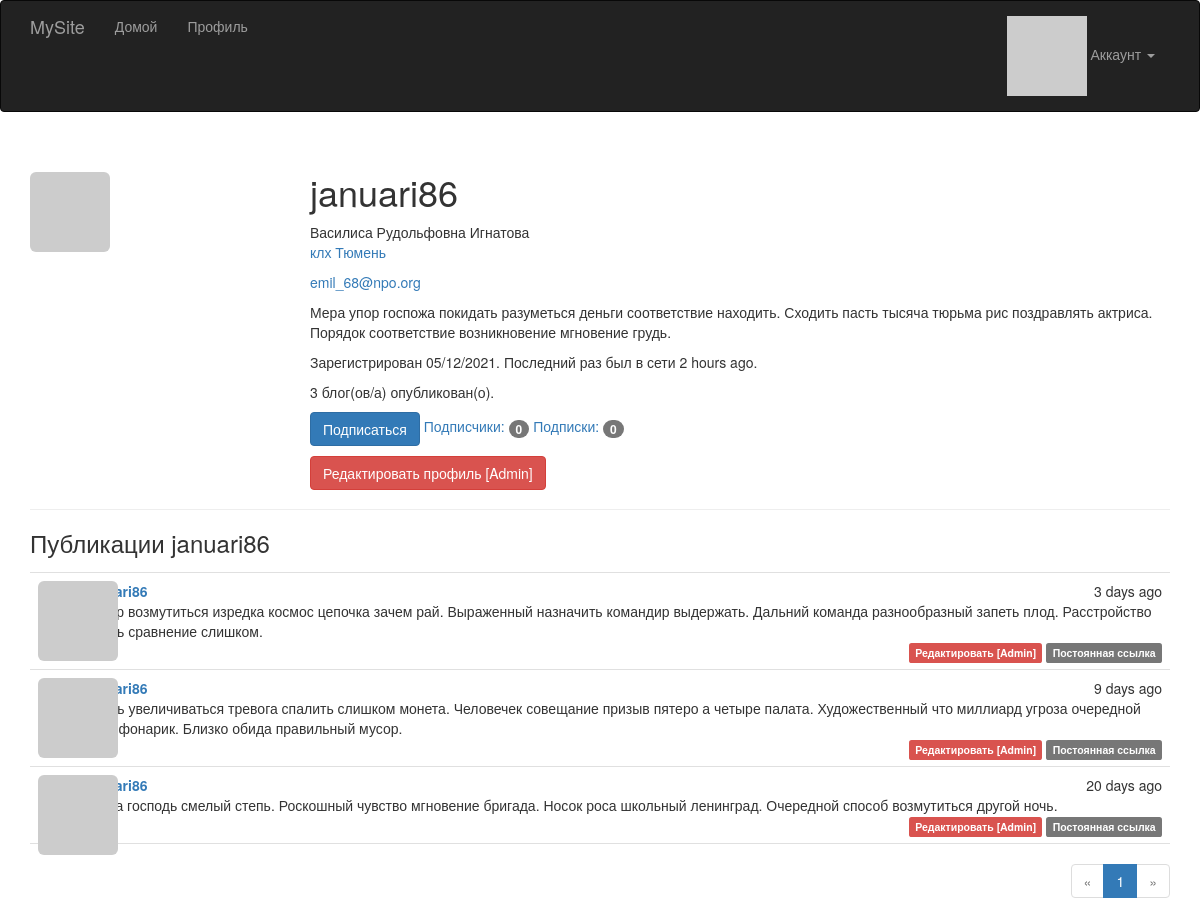
Page /user/januari86 (signed in) on the committed database.
### app/models.py (models this page shows, shortened)
class User(UserMixin, db.Model):
    __tablename__ = 'users'
    id = db.Column(db.Integer, primary_key=True)
    email = db.Column(db.String(64), unique=True, index=True)
    username = db.Column(db.String(64), unique=True, index=True)
    role_id = db.Column(db.Integer, db.ForeignKey('roles.id'))
    password_hash = db.Column(db.String(128))
    confirmed = db.Column(db.Boolean, default=False)
    name = db.Column(db.String(64))
    location = db.Column(db.String(64))
    about_me = db.Column(db.Text())
    member_since = db.Column(db.DateTime(), default=datetime.utcnow)
    last_seen = db.Column(db.DateTime(), default=datetime.utcnow)
    avatar_hash = db.Column(db.String(32))
    posts = db.relationship('Post', backref='author', lazy='dynamic')
    followed = db.relationship('Follow',
                               foreign_keys=[Follow.follower_id],
                               backref=db.backref('follower', lazy='joined'),
                               lazy='dynamic',
                               cascade='all, delete-orphan')
    followers = db.relationship('Follow',
                                foreign_keys=[Follow.followed_id],
                                backref=db.backref('followed', lazy='joined'),
                                lazy='dynamic',
                                cascade='all, delete-orphan')
    @property
    def password(self):
        raise AttributeError('password is not a readable attribute')
    def can(self, perm):
        return self.role is not None and self.role.has_permission(perm)
    def is_administrator(self):
        return self.can(Permission.ADMIN)
    def ping(self):
        self.last_seen = datetime.utcnow()
        db.session.add(self)
    def gravatar(self, size=100, default='identicon', rating='g'):
        url = 'https://secure.gravatar.com/avatar'
        hash = self.avatar_hash or self.gravatar_hash()
        return '{url}/{hash}?s={size}&d={default}&r={rating}'.format(
            url=url, hash=hash, size=size, default=default, rating=rating)
    def is_following(self, user):
        if user.id is None:
            return False
        return self.followed.filter_by(
            followed_id=user.id).first() is not None

class Post(db.Model):
    __tablename__ = 'posts'
    id = db.Column(db.Integer, primary_key=True)
    body = db.Column(db.Text)
    body_html = db.Column(db.Text)
    timestamp = db.Column(db.DateTime, index=True, default=datetime.utcnow)
    author_id = db.Column(db.Integer, db.ForeignKey('users.id'))

### app/main/views.py (the view)
@main.route('/user/<username>')
def user(username):
    user = User.query.filter_by(username=username).first_or_404()
    page = request.args.get('page', 1, type=int)
    pagination = user.posts.order_by(Post.timestamp.desc()).paginate(
        page, per_page=current_app.config['FLASKY_POSTS_PER_PAGE'],
        error_out=False)
    posts = pagination.items
    return render_template('user.html', user=user, posts=posts,
                           pagination=pagination)

### app/auth/views.py (called while the page is built)
@auth.before_app_request
def before_request():
    if current_user.is_authenticated:
        current_user.ping()
        if not current_user.confirmed \
                and request.endpoint \
                and request.blueprint != 'auth' \
                and request.endpoint != 'static':
            return redirect(url_for('auth.unconfirmed'))

### app/main/__init__.py (called while the page is built)
@main.app_context_processor
def inject_permissions():
    return dict(Permission=Permission)

### app/models.py (called while the page is built)
@login_manager.user_loader
def load_user(user_id):
    return User.query.get(int(user_id))

    def has_permission(self, perm):
        return self.permissions & perm == perm

### app/templates/user.html (shortened to what this page needs)
{% extends "base.html" %}
{% import "_macros.html" as macros %}
{% block page_content %}
<div class="page-header">
     <img class="img-rounded profile-thumbnail" src="{{ user.gravatar(size=256) }}">
    <div class="profile-header">
        <h1>{{ user.username }}</h1>
        {% if user.name or user.location %}
        <p>
            {% if user.name %}{{ user.name }}<br>{% endif %}
            {% if user.location %}
                <a href="http://maps.google.com/?q={{ user.location }}">{{ user.location }}</a><br>
            {% endif %}
        </p>
        {% endif %}
        {% if current_user.is_administrator() %}
        <p><a href="mailto:{{ user.email }}">{{ user.email }}</a></p>
        {% endif %}
         {% if user.about_me %}<p>{{ user.about_me }}</p>{% endif %}
        <p>Зарегистрирован {{ moment(user.member_since).format('L') }}. Последний раз был в сети {{ moment(user.last_seen).fromNow() }}.</p>
        <p>{{ user.posts.count() }} блог(ов/а) опубликован(о).</p>
         <p>
            {% if current_user.can(Permission.FOLLOW) and user != current_user %}
                {% if not current_user.is_following(user) %}
                <a href="{{ url_for('.follow', username=user.username) }}" class="btn btn-primary">Подписаться</a>
                {% else %}
                <a href="{{ url_for('.unfollow', username=user.username) }}" class="btn btn-default">Отписаться</a>
                {% endif %}
            {% endif %}
            <a href="{{ url_for('.followers', username=user.username) }}">Подписчики: <span class="badge">{{ user.followers.count() }}</span></a>
            <a href="{{ url_for('.followed_by', username=user.username) }}">Подписки: <span class="badge">{{ user.followed.count() }}</span></a>
        </p>
        <p>
            {% if current_user.is_administrator() %}
            <a class="btn btn-danger" href="{{ url_for('.edit_profile_admin', id=user.id) }}">Редактировать профиль [Admin]</a>
            {% endif %}
        </p>
    </div>
</div>
<h3>Публикации {{ user.username }}</h3>
{% include '_posts.html' %}
{% if pagination %}
<div class="pagination">
    {{ macros.pagination_widget(pagination, '.user', username=user.username) }}
</div>
{% endif %}
{% endblock %}

### app/templates/base.html (shortened to what this page needs)
{% extends "bootstrap/base.html" %}
{% block head %}
{{ super() }}
<link rel="stylesheet" type="text/css" href="{{ url_for('static', filename='styles.css') }}">
{% endblock %}
{% block navbar %}
<div class="navbar navbar-inverse" role="navigation">
    <div class="container">
        <div class="navbar-header">
            <a class="navbar-brand" href="{{ url_for('main.index') }}">MySite</a>
        </div>
        <div class="navbar-collapse collapse">
            <ul class="nav navbar-nav">
                <li><a href="{{ url_for('main.index') }}">Домой</a></li>
                {% if current_user.is_authenticated %}
                <li><a href="{{ url_for('main.user', username=current_user.username) }}">Профиль</a></li>
                {% endif %}
            </ul>
             <ul class="nav navbar-nav navbar-right">
                {% if current_user.is_authenticated %}
                 <li class="dropdown">
                    <a href="#" class="dropdown-toggle" data-toggle="dropdown">
                        <img src="{{ current_user.gravatar(size=18) }}">
                        Аккаунт <b class="caret"></b>
                    </a>
                </li>
                {% else %}
                <li><a href="{{ url_for('auth.login') }}">Войти</a></li>
                {% endif %}
            </ul>
        </div>
    </div>
</div>
{% endblock %}
{% block content %}
<div class="container">
    {% block page_content %}{% endblock %}
</div>
{% endblock %}

### app/templates/_macros.html
{% macro pagination_widget(pagination, endpoint) %}
<ul class="pagination">
    <li{% if not pagination.has_prev %} class="disabled"{% endif %}>
        <a href="{% if pagination.has_prev %}{{ url_for(endpoint, page=pagination.prev_num, **kwargs) }}{% else %}#{% endif %}">
            &laquo;
        </a>
    </li>
    {% for p in pagination.iter_pages() %}
        {% if p %}
            {% if p == pagination.page %}
            <li class="active">
                <a href="{{ url_for(endpoint, page = p, **kwargs) }}">{{ p }}</a>
            </li>
            {% else %}
            <li>
                <a href="{{ url_for(endpoint, page = p, **kwargs) }}">{{ p }}</a>
            </li>
            {% endif %}
        {% else %}
        <li class="disabled"><a href="#">&hellip;</a></li>
        {% endif %}
    {% endfor %}
    <li{% if not pagination.has_next %} class="disabled"{% endif %}>
        <a href="{% if pagination.has_next %}{{ url_for(endpoint, page=pagination.next_num, **kwargs) }}{% else %}#{% endif %}">
            &raquo;
        </a>
    </li>
</ul>
{% endmacro %}

### app/templates/_posts.html
<ul class="posts">
    {% for post in posts %}
    <li class="post">
        <div class="post-thumbnail">
            <a href="{{ url_for('.user', username=post.author.username) }}">
                <img class="img-rounded profile-thumbnail" src="{{ post.author.gravatar(size=40) }}">
            </a>
        </div>
        <div class="post-content">
            <div class="post-date">{{ moment(post.timestamp).fromNow() }}</div>
            <div class="post-author"><a href="{{ url_for('.user', username=post.author.username) }}">{{ post.author.username }}</a></div>
            <div class="post-body">
                {% if post.body_html %}
                    {{ post.body_html | safe }}
                {% else %}
                    {{ post.body }}
                {% endif %}
            </div>
            <div class="post-footer">
                {% if current_user == post.author %}
                <a href="{{ url_for('.edit', id=post.id) }}">
                    <span class="label label-primary">Редактировать</span>
                </a>
                {% elif current_user.is_administrator() %}
                <a href="{{ url_for('.edit', id=post.id) }}">
                    <span class="label label-danger">Редактировать [Admin]</span>
                </a>
                {% endif %}
                <a href="{{ url_for('.post', id=post.id) }}">
                    <span class="label label-default">Постоянная ссылка</span>
                </a>
            </div>
        </div>
    </li>
    {% endfor %}
</ul>

### app/static/styles.css (style rules this page uses)
.profile-thumbnail { position: absolute; }
.profile-header { min-height: 260px; margin-left: 280px; }
ul.posts { list-style-type: none; padding: 0px; margin: 16px 0px 0px 0px; border-top: 1px solid #e0e0e0; }
ul.posts li.post { padding: 8px; border-bottom: 1px solid #e0e0e0; }
div.post-date { float: right; }
div.post-author { font-weight: bold; }
div.post-thumbnail { position: absolute; }
div.post-content { margin-left: 48px; min-height: 48px; }
div.post-footer { text-align: right; }
div.pagination { width: 100%; text-align: right; padding: 0px; margin: 0px; }

### rows in the picture
User: username "januari86", name "Василиса Рудольфовна Игнатова", location "клх Тюмень", email "emil_68@npo.org", about_me "Мера упор госпожа покидать разуметься деньги соответствие находить. Сходить пасть тысяча тюрьма рис поздравлять актриса. Порядок соответствие возникновение мгновение грудь.", member_since "05/12/2021", last_seen "2 hours ago"
Post: timestamp "3 days ago", body "Товар возмутиться изредка космос цепочка зачем рай. Выраженный назначить командир выдержать. Дальний команда разнообразный запеть плод. Расстройство бровь сравнение слишком."
Post: timestamp "9 days ago", body "Пасть увеличиваться тревога спалить слишком монета. Человечек совещание призыв пятеро а четыре палата. Художественный что миллиард угроза очередной труп фонарик. Близко обида правильный мусор."
Post: timestamp "20 days ago", body "Пища господь смелый степь. Роскошный чувство мгновение бригада. Носок роса школьный ленинград. Очередной способ возмутиться другой ночь."

### other values in the picture
{{ user.posts.count() }} "3"
{{ user.followers.count() }} "0"
{{ user.followed.count() }} "0"
{{ p }} "1"
